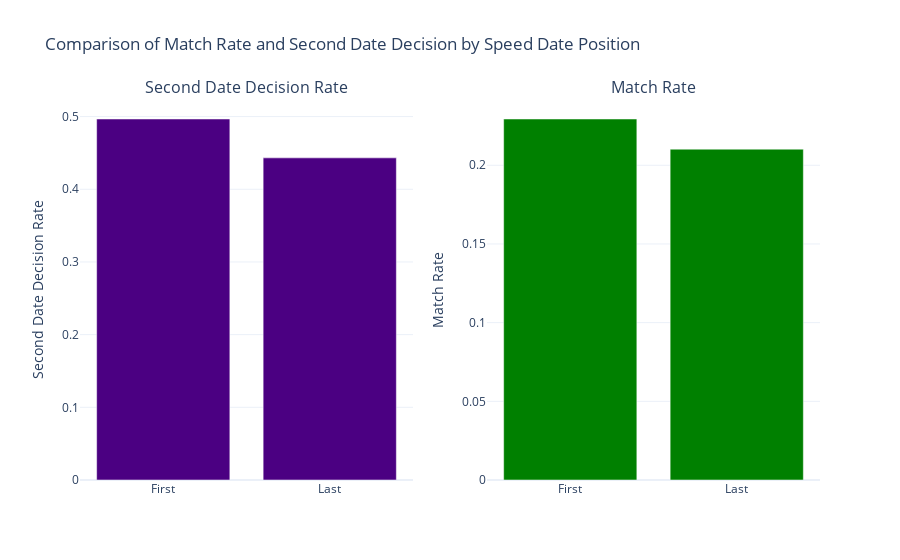

This figure's notebook cell:
### Markdown cell above
By comparing self-ratings with partner ratings, we can see that people tend to overestimate their perceived value in the dating market. On average, participants rated themselves higher in attractiveness (7 vs. 6.2), sincerity (8.3 vs. 7.2), intelligence (8.4 vs. 7.4), fun (7.8 vs. 6.4), and ambition (7.7 vs. 6.8) compared to how their partners rated them. Additionally, participants also overestimated the number of matches they would get, expecting an average of 2.6 matches, while the actual average was 2.4. This suggests a general overestimation both in self-assessment and in predicting outcomes.

### Code cell
# Filter first and last dates
first_last = df[(df['order'] == 1) | (df['order'] == df.groupby('wave')['order'].transform('max'))].copy()

# Add a column indicating if it's a first or last date
first_last['type'] = first_last['order'].apply(lambda x: 'First' if x == 1 else 'Last')

# Analyze the decision (dec == 1 means yes for a second date)
grouped_decision = first_last.groupby('type').agg({'dec': 'mean'}).reset_index()

# Analyze the match rate
grouped_match = first_last.groupby('type').agg({'match': 'mean'}).reset_index()

# Create subplots (1 row, 2 columns)
fig = make_subplots(rows=1, cols=2, subplot_titles=('Second Date Decision Rate', 'Match Rate'))

# Add the first subplot (second date decision rate)
fig.add_trace(go.Bar(
    x=grouped_decision['type'],
    y=grouped_decision['dec'],
    name='Decision Rate',
    marker_color='indigo'
), row=1, col=1)

# Add the second subplot (match rate)
fig.add_trace(go.Bar(
    x=grouped_match['type'],
    y=grouped_match['match'],
    name='Match Rate',
    marker_color='green'
), row=1, col=2)

# Update layout
fig.update_layout(
    title='Comparison of Match Rate and Second Date Decision by Speed Date Position',
    showlegend=False,  # Hide the legend as the names are similar
    template='plotly_white'
)

# Add y-axis labels
fig.update_yaxes(title_text="Second Date Decision Rate", row=1, col=1)
fig.update_yaxes(title_text="Match Rate", row=1, col=2)


fig.show()

### Figure 1 — Plotly figure (JSON) as saved in the notebook; plotly's stock layout.template omitted (floating-point values rounded to 4 significant figures)
{"data": [{"marker": {"color": "indigo"}, "name": "Decision Rate", "type": "bar", "x": ["First", "Last"], "xaxis": "x", "y": [0.4967, 0.4432], "yaxis": "y"}, {"marker": {"color": "green"}, "name": "Match Rate", "type": "bar", "x": ["First", "Last"], "xaxis": "x2", "y": [0.2294, 0.2102], "yaxis": "y2"}], "layout": {"annotations": [{"font": {"size": 16}, "showarrow": false, "text": "Second Date Decision Rate", "x": 0.225, "xanchor": "center", "xref": "paper", "y": 1, "yanchor": "bottom", "yref": "paper"}, {"font": {"size": 16}, "showarrow": false, "text": "Match Rate", "x": 0.775, "xanchor": "center", "xref": "paper", "y": 1, "yanchor": "bottom", "yref": "paper"}], "showlegend": false, "title": {"text": "Comparison of Match Rate and Second Date Decision by Speed Date Position"}, "xaxis": {"anchor": "y", "domain": [0, 0.45]}, "xaxis2": {"anchor": "y2", "domain": [0.55, 1]}, "yaxis": {"anchor": "x", "domain": [0, 1], "title": {"text": "Second Date Decision Rate"}}, "yaxis2": {"anchor": "x2", "domain": [0, 1], "title": {"text": "Match Rate"}}}}
